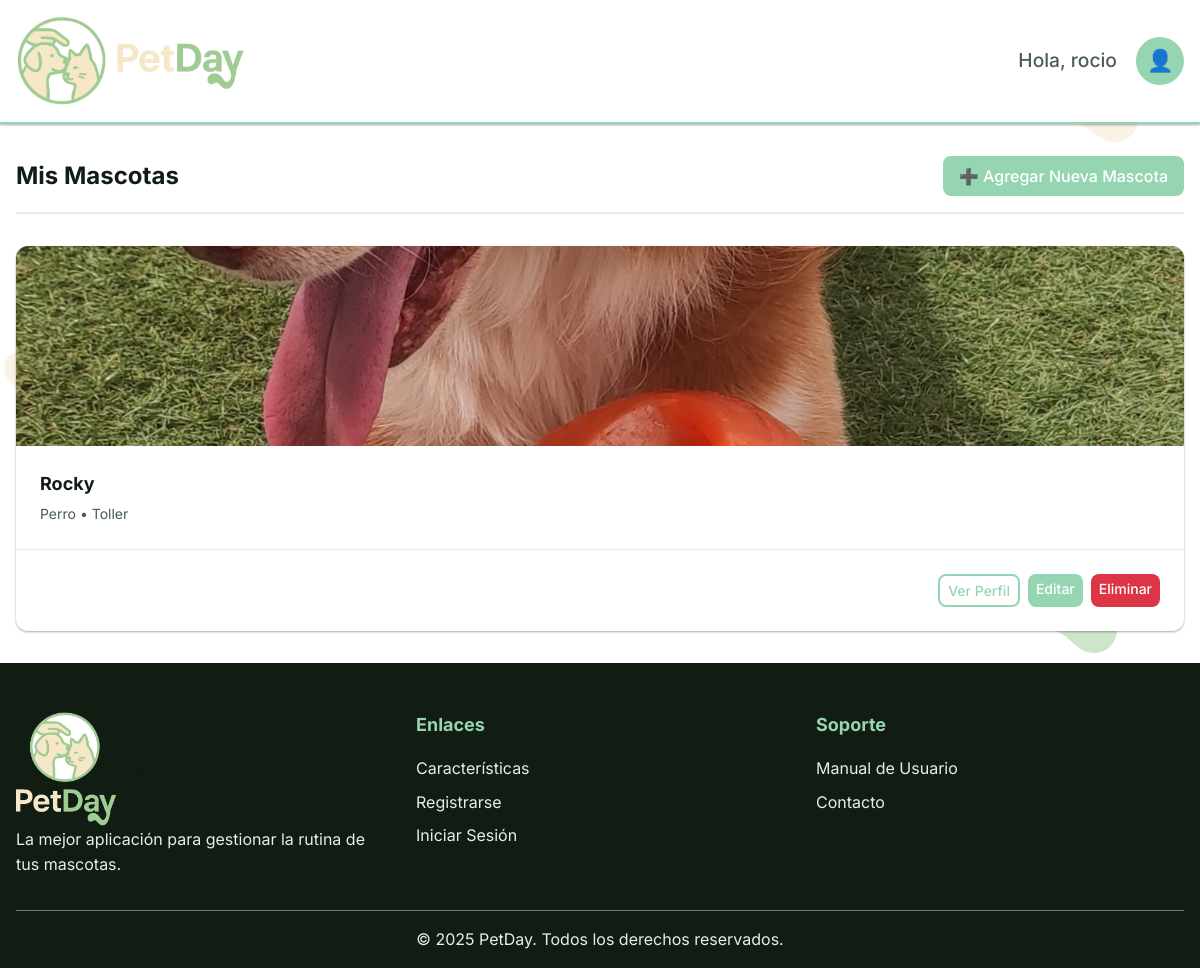
Screenshot of /php/pets/manage_pets.php (signed in) with the database file from the repository.
### tables this page shows
CREATE TABLE `usuarios` (
  `id_usuario` int(11) NOT NULL,
  `nombre_completo` varchar(100) NOT NULL,
  `email` varchar(100) NOT NULL,
  `token` varchar(255) NOT NULL,
  `token_recuperacion` varchar(255) NOT NULL,
  `password_hash` varchar(255) NOT NULL,
  `telefono` varchar(20) DEFAULT NULL,
  `rol` enum('usuario','veterinario','adiestrador') DEFAULT 'usuario',
  `fecha_registro` timestamp NOT NULL DEFAULT current_timestamp(),
  `activo` tinyint(1) DEFAULT 1,
  `is_verified` tinyint(1) DEFAULT 0
);

CREATE TABLE `mascotas` (
  `id_mascota` int(11) NOT NULL,
  `id_usuario` int(11) NOT NULL,
  `nombre` varchar(50) NOT NULL,
  `especie` enum('perro','gato','pajaro','otro') NOT NULL,
  `raza` varchar(50) DEFAULT NULL,
  `edad` int(11) DEFAULT NULL,
  `peso` decimal(5,2) DEFAULT NULL,
  `genero` enum('macho','hembra') NOT NULL,
  `foto` varchar(255) DEFAULT NULL,
  `historial_medico` text DEFAULT NULL,
  `fecha_creacion` timestamp NOT NULL DEFAULT current_timestamp()
);

### php/includes/functions.php (called while the page is built, shortened)
<?php
require_once __DIR__ . '/../../config/database_config.php';
function getUserById($userId) {
    $sql = "SELECT id_usuario, nombre_completo, email, telefono, rol, fecha_registro
            FROM usuarios
            WHERE id_usuario = ? AND activo = 1";
    return fetchOne($sql, [$userId]);
}
function getUserPets($userId) {
    $sql = "SELECT id_mascota, nombre, especie, raza, edad, peso, genero, foto, fecha_creacion
            FROM mascotas
            WHERE id_usuario = ?
            ORDER BY fecha_creacion DESC";
    return fetchAll($sql, [$userId]);
}
?>

### config/database_config.php (called while the page is built, shortened)
<?php
function getConnection() {
    static $pdo = null;
    if ($pdo === null) {
        try {
            $dsn = "mysql:host=" . DB_HOST . ";dbname=" . DB_NAME . ";charset=" . DB_CHARSET;
            $options = [
                PDO::ATTR_ERRMODE            => PDO::ERRMODE_EXCEPTION,
                PDO::ATTR_DEFAULT_FETCH_MODE => PDO::FETCH_ASSOC,
                PDO::ATTR_EMULATE_PREPARES   => false,
                PDO::MYSQL_ATTR_INIT_COMMAND => "SET NAMES " . DB_CHARSET
            ];
            $pdo = new PDO($dsn, DB_USER, DB_PASS, $options);
        } catch (PDOException $e) {
            error_log("Error de conexión a la base de datos: " . $e->getMessage());
            throw new PDOException("Error de conexión a la base de datos");
        }
    }
    return $pdo;
}
function executeQuery($sql, $params = []) {
    $pdo = getConnection();
    $stmt = $pdo->prepare($sql);
    $stmt->execute($params);
    return $stmt;
}
function fetchOne($sql, $params = []) {
    $stmt = executeQuery($sql, $params);
    return $stmt->fetch();
}
function fetchAll($sql, $params = []) {
    $stmt = executeQuery($sql, $params);
    return $stmt->fetchAll();
}
?>

### php/pets/manage_pets.php (the view, shortened to what this page needs)
<?php
require_once '../../config/database_config.php';
require_once '../includes/functions.php';
$userId = $_SESSION['user_id'];
$user = getUserById($userId);
$pets = getUserPets($userId);
$isLoggedIn = true;
?>
<!DOCTYPE html>
<html lang="es">
<head>
    <link rel="stylesheet" href="../../css/style.css?v=1.2">
</head>
<body>
    <?php include_once __DIR__ . '/../includes/header.php'; ?>
    <main class="main-content">
        <section class="manage-pets-page">
            <div class="container">
                <div class="page-header">
                    <h2>Mis Mascotas</h2>
                    <a href="create_pet.php" class="btn btn-primary">
                        <span class="icon-plus">➕</span> Agregar Nueva Mascota
                    </a>
                </div>
                <?php if (empty($pets)): ?>
                    <div class="empty-state">
                        <div class="empty-content">
                            <span class="empty-icon">🐾</span>
                            <h3>Aún no tienes mascotas registradas</h3>
                            <p>¡Es hora de añadir a tu primer compañero! Haz clic en el botón de arriba para empezar.</p>
                        </div>
                    </div>
                <?php else: ?>
                    <div class="pets-grid">
                        <?php foreach ($pets as $pet): ?>
                            <div class="pet-manage-card">
                                <div class="pet-card-photo-container">
                                    <?php if ($pet['foto']): ?>
                                        <img src="../../uploads/pet_photos/<?php echo htmlspecialchars($pet['foto']); ?>" alt="<?php echo htmlspecialchars($pet['nombre']); ?>" class="pet-card-photo">
                                    <?php else: ?>
                                        <div class="pet-card-avatar">
                                            <?php echo getPetEmoji($pet['especie']); ?>
                                        </div>
                                    <?php endif; ?>
                                </div>
                                <div class="pet-card-info">
                                    <h3><?php echo htmlspecialchars($pet['nombre']); ?></h3>
                                    <p class="pet-card-details">
                                        <?php echo htmlspecialchars(ucfirst($pet['especie'])); ?>
                                        <?php if ($pet['raza']): ?>
                                            • <?php echo htmlspecialchars($pet['raza']); ?>
                                        <?php endif; ?>
                                    </p>
                                </div>
                                <div class="pet-card-actions">
                                    <a href="pet_profile.php?id=<?php echo $pet['id_mascota']; ?>" class="btn btn-sm btn-outline">Ver Perfil</a>
                                    <a href="edit_pet.php?id=<?php echo $pet['id_mascota']; ?>" class="btn btn-sm btn-primary">Editar</a>
                                    <a href="delete_pet.php?id=<?php echo $pet['id_mascota']; ?>" class="btn btn-sm btn-danger" onclick="return confirm('¿Estás seguro de que quieres eliminar a esta mascota? Esta acción no se puede deshacer.');">Eliminar</a>
                                </div>
                            </div>
                        <?php endforeach; ?>
                    </div>
                <?php endif; ?>
            </div>
        </section>
    </main>
    <?php include_once __DIR__ . '/../includes/footer.php'; ?>

### php/includes/header.php (shortened to what this page needs)
<header class="main-header">
    <div class="container">
        <div class="header-content">
            <a href="<?php echo URL_ADMIN; ?>/index.php" class="logo">
                <img src="<?php echo URL_ADMIN; ?>/images/logotipo-lateral.png" alt="PetDay Logo" style="height: 90px;">
            </a>
            <nav class="main-nav">
                <?php if ($isLoggedIn): ?>
                    <div class="user-menu">
                        <span class="welcome-text">Hola, <?php echo htmlspecialchars($user['nombre_completo']); ?></span>
                        <div class="user-dropdown">
                            <button class="user-btn">👤</button>
                        </div>
                    </div>
                <?php endif; ?>
            </nav>
        </div>
    </div>
</header>

### css/style.css (style rules this page uses)
* { margin: 0; padding: 0; box-sizing: border-box; }
:root { --primary-color: #95d5b2; --primary-dark: #7bc298; --primary-light: #b8e5d1; --secondary-color: #f9dbbd; --secondary-dark: #f0c89a; --text-color: #111d13; --text-light: #4a5d4f; --white: #ffffff; --gray-light: #f8f9fa; --gray-medium: #e9ecef; --gray-dark: #6c757d; --success: #28a745; --warning: #ffc107; --danger: #dc3545; --info: #17a2b8; --spacing-xs: 0.25rem; --spacing-sm: 0.5rem; --spacing-md: 1rem; --spacing-lg: 1.5rem; --spacing-xl: 2rem; --spacing-xxl: 3rem; --shadow-sm: 0 1px 3px rgba(0,0,0,0.12), 0 1px 2px rgba(0,0,0,0.24); --shadow-md: 0 3px 6px rgba(0,0,0,0.16), 0 3px 6px rgba(0,0,0,0.23); --shadow-lg: 0 10px 20px rgba(0,0,0,0.19), 0 6px 6px rgba(0,0,0,0.23); --radius-sm: 4px; --radius-md: 8px; --radius-lg: 12px; --radius-xl: 16px; --font-family: 'Inter', -apple-system, BlinkMacSystemFont, 'Segoe UI', Roboto, sans-serif; --font-size-xs: 0.75rem; --font-size-sm: 0.875rem; --font-size-base: 1rem; --font-size-lg: 1.125rem; --font-size-xl: 1.25rem; --font-size-2xl: 1.5rem; --font-size-3xl: 2rem; }
body { font-family: var(--font-family); line-height: 1.6; color: var(--text-color); background-color: var(--white); font-size: var(--font-size-base); display: flex; flex-direction: column; min-height: 100vh; background-image: url('../images/fondo.png'); background-size: cover; background-repeat: no-repeat; background-position: center center; background-attachment: fixed; }
.container { max-width: 1400px; margin: 0 auto; padding: 0 var(--spacing-md); }
.main-header { background: var(--white); box-shadow: var(--shadow-sm); position: sticky; top: 0; z-index: 1000; border-bottom: 2px solid var(--primary-color); }
.header-content { display: flex; justify-content: space-between; align-items: center; padding: var(--spacing-md) 0; }
.logo { display: flex; align-items: center; gap: var(--spacing-sm); text-decoration: none; color: var(--text-color); }
.main-nav { display: flex; align-items: center; gap: var(--spacing-md); transform: scale(1.2); transform-origin: right center; }
.user-menu { display: flex; align-items: center; gap: var(--spacing-md); }
.welcome-text { color: var(--text-light); font-weight: 500; }
.user-dropdown { position: relative; }
.user-btn { background: var(--primary-color); color: var(--white); border: none; width: 40px; height: 40px; border-radius: 50%; cursor: pointer; font-size: var(--font-size-lg); transition: all 0.3s ease; }
.btn { display: inline-block; padding: var(--spacing-sm) var(--spacing-md); border: none; border-radius: var(--radius-md); text-decoration: none; text-align: center; font-weight: 500; cursor: pointer; transition: all 0.3s ease; font-size: var(--font-size-base); line-height: 1.5; }
.btn-primary { background: var(--primary-color); color: var(--white); }
.btn-outline { background: transparent; color: var(--primary-color); border: 2px solid var(--primary-color); }
.btn-danger { background: var(--danger); color: var(--white); }
.btn-sm { padding: var(--spacing-xs) var(--spacing-sm); font-size: var(--font-size-sm); }
.main-content { flex-grow: 1; }
.manage-pets-page { padding: var(--spacing-xl) 0; }
.page-header { display: flex; justify-content: space-between; align-items: center; margin-bottom: var(--spacing-xl); padding-bottom: var(--spacing-md); border-bottom: 2px solid var(--gray-medium); }
.page-header h2 { color: var(--text-color); font-size: var(--font-size-2xl); }
.pets-grid { display: grid; grid-template-columns: repeat(auto-fit, minmax(280px, 1fr)); gap: var(--spacing-xl); }
.pet-manage-card { background: var(--white); border-radius: var(--radius-lg); box-shadow: var(--shadow-sm); overflow: hidden; display: flex; flex-direction: column; transition: transform 0.3s ease, box-shadow 0.3s ease; }
.pet-card-photo-container { height: 200px; background-color: var(--gray-light); display: flex; align-items: center; justify-content: center; }
.pet-card-photo { width: 100%; height: 100%; object-fit: cover; }
.pet-card-info { padding: var(--spacing-lg); flex-grow: 1; }
.pet-card-info h3 { color: var(--text-color); margin-bottom: var(--spacing-xs); font-size: var(--font-size-lg); }
.pet-card-details { color: var(--text-light); font-size: var(--font-size-sm); }
.pet-card-actions { padding: var(--spacing-lg); border-top: 1px solid var(--gray-medium); display: flex; gap: var(--spacing-sm); justify-content: flex-end; }

### rows the page displays
usuarios: nombre_completo "rocio"
mascotas: foto (picture), nombre "Rocky", especie "Perro", raza "Toller"
